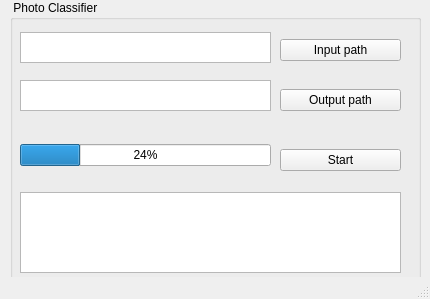
<?xml version="1.0" encoding="UTF-8"?>
<ui version="4.0">
 <class>MainWindow</class>
 <widget class="QMainWindow" name="MainWindow">
  <property name="geometry">
   <rect>
    <x>0</x>
    <y>0</y>
    <width>430</width>
    <height>299</height>
   </rect>
  </property>
  <property name="windowTitle">
   <string>Photo Classifier</string>
  </property>
  <property name="windowIcon">
   <iconset resource="res.qrc">
    <normaloff>:/icon/src/photo.ico</normaloff>:/icon/src/photo.ico</iconset>
  </property>
  <property name="iconSize">
   <size>
    <width>48</width>
    <height>48</height>
   </size>
  </property>
  <widget class="QWidget" name="centralwidget">
   <widget class="QWidget" name="verticalLayoutWidget">
    <property name="geometry">
     <rect>
      <x>10</x>
      <y>0</y>
      <width>411</width>
      <height>281</height>
     </rect>
    </property>
    <layout class="QVBoxLayout" name="verticalLayout">
     <item>
      <widget class="QGroupBox" name="groupBox">
       <property name="title">
        <string> Photo Classifier</string>
       </property>
       <widget class="QWidget" name="verticalLayoutWidget_3">
        <property name="geometry">
         <rect>
          <x>10</x>
          <y>32</y>
          <width>251</width>
          <height>31</height>
         </rect>
        </property>
        <layout class="QVBoxLayout" name="verticalLayout_4">
         <item>
          <widget class="QTextBrowser" name="TxtB_inputPath"/>
         </item>
        </layout>
       </widget>
       <widget class="QWidget" name="verticalLayoutWidget_4">
        <property name="geometry">
         <rect>
          <x>10</x>
          <y>80</y>
          <width>251</width>
          <height>31</height>
         </rect>
        </property>
        <layout class="QVBoxLayout" name="verticalLayout_5">
         <property name="sizeConstraint">
          <enum>QLayout::SetDefaultConstraint</enum>
         </property>
         <item>
          <widget class="QTextBrowser" name="TxtB_outputPath"/>
         </item>
        </layout>
       </widget>
       <widget class="QWidget" name="verticalLayoutWidget_2">
        <property name="geometry">
         <rect>
          <x>270</x>
          <y>30</y>
          <width>121</width>
          <height>41</height>
         </rect>
        </property>
        <layout class="QVBoxLayout" name="verticalLayout_3">
         <item>
          <widget class="QPushButton" name="Btn_input">
           <property name="enabled">
            <bool>true</bool>
           </property>
           <property name="text">
            <string>Input path</string>
           </property>
          </widget>
         </item>
        </layout>
       </widget>
       <widget class="QWidget" name="verticalLayoutWidget_5">
        <property name="geometry">
         <rect>
          <x>270</x>
          <y>80</y>
          <width>121</width>
          <height>41</height>
         </rect>
        </property>
        <layout class="QVBoxLayout" name="verticalLayout_6">
         <item>
          <widget class="QPushButton" name="Btn_output">
           <property name="text">
            <string>Output path</string>
           </property>
          </widget>
         </item>
        </layout>
       </widget>
       <widget class="QWidget" name="verticalLayoutWidget_6">
        <property name="geometry">
         <rect>
          <x>270</x>
          <y>140</y>
          <width>121</width>
          <height>41</height>
         </rect>
        </property>
        <layout class="QVBoxLayout" name="verticalLayout_7">
         <item>
          <widget class="QPushButton" name="Btn_start">
           <property name="text">
            <string>Start</string>
           </property>
          </widget>
         </item>
        </layout>
       </widget>
       <widget class="QWidget" name="verticalLayoutWidget_7">
        <property name="geometry">
         <rect>
          <x>10</x>
          <y>140</y>
          <width>251</width>
          <height>31</height>
         </rect>
        </property>
        <layout class="QVBoxLayout" name="verticalLayout_8">
         <item>
          <widget class="QProgressBar" name="progressBar">
           <property name="value">
            <number>24</number>
           </property>
          </widget>
         </item>
        </layout>
       </widget>
       <widget class="QWidget" name="verticalLayoutWidget_8">
        <property name="geometry">
         <rect>
          <x>10</x>
          <y>192</y>
          <width>381</width>
          <height>81</height>
         </rect>
        </property>
        <layout class="QVBoxLayout" name="verticalLayout_9">
         <item>
          <widget class="QTextBrowser" name="TxtB_process_detial"/>
         </item>
        </layout>
       </widget>
      </widget>
     </item>
    </layout>
   </widget>
  </widget>
  <widget class="QStatusBar" name="statusbar"/>
 </widget>
 <resources>
  <include location="res.qrc"/>
 </resources>
 <connections/>
</ui>
